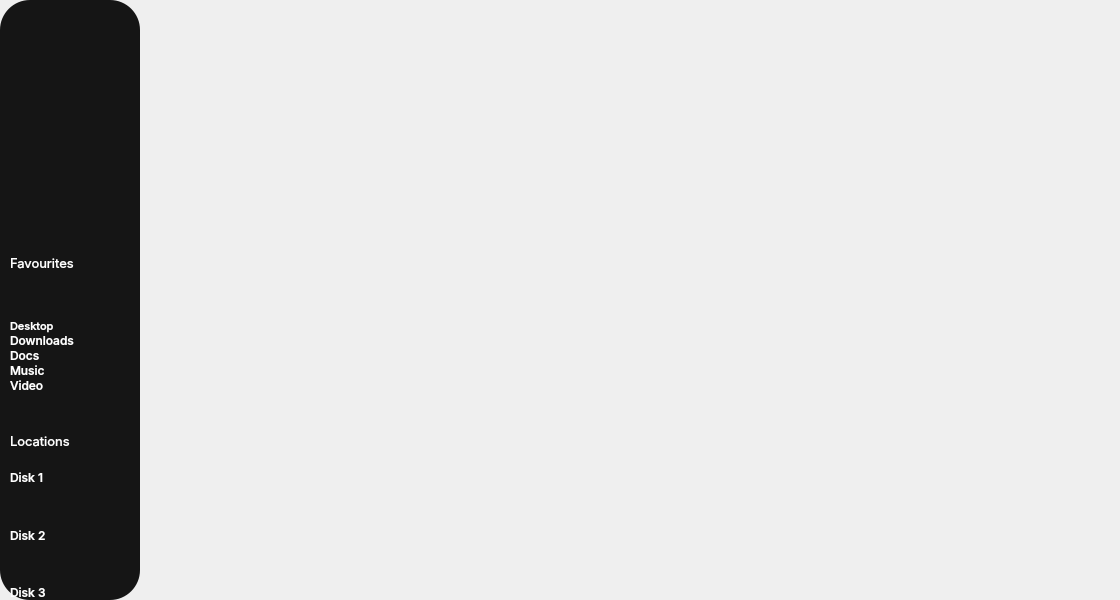
<?xml version="1.0" encoding="UTF-8"?>
<ui version="4.0">
 <class>MainWindow</class>
 <widget class="QMainWindow" name="MainWindow">
  <property name="enabled">
   <bool>true</bool>
  </property>
  <property name="geometry">
   <rect>
    <x>0</x>
    <y>0</y>
    <width>1120</width>
    <height>600</height>
   </rect>
  </property>
  <property name="sizePolicy">
   <sizepolicy hsizetype="Fixed" vsizetype="Fixed">
    <horstretch>0</horstretch>
    <verstretch>0</verstretch>
   </sizepolicy>
  </property>
  <property name="maximumSize">
   <size>
    <width>1120</width>
    <height>600</height>
   </size>
  </property>
  <property name="windowTitle">
   <string>FileManager</string>
  </property>
  <property name="windowIcon">
   <iconset resource="WindowIcon.qrc">
    <normaloff>:/new/windowIcon/Resources/Icons/windowIcon.png</normaloff>:/new/windowIcon/Resources/Icons/windowIcon.png</iconset>
  </property>
  <property name="styleSheet">
   <string notr="true">border-radius: 30% 30% 30% 30%
</string>
  </property>
  <property name="locale">
   <locale language="English" country="UnitedStates"/>
  </property>
  <widget class="QWidget" name="centralwidget">
   <layout class="QHBoxLayout" name="horizontalLayout" stretch="1,7">
    <property name="spacing">
     <number>0</number>
    </property>
    <property name="leftMargin">
     <number>0</number>
    </property>
    <property name="topMargin">
     <number>0</number>
    </property>
    <property name="rightMargin">
     <number>0</number>
    </property>
    <property name="bottomMargin">
     <number>0</number>
    </property>
    <item>
     <widget class="QFrame" name="frame">
      <property name="styleSheet">
       <string notr="true">QFrame#frame {
background-color: rgb(21,21,21);
}

QFrame{
background-color: transparent;
}</string>
      </property>
      <property name="frameShape">
       <enum>QFrame::StyledPanel</enum>
      </property>
      <property name="frameShadow">
       <enum>QFrame::Raised</enum>
      </property>
      <layout class="QVBoxLayout" name="verticalLayout">
       <property name="spacing">
        <number>20</number>
       </property>
       <property name="leftMargin">
        <number>0</number>
       </property>
       <property name="topMargin">
        <number>0</number>
       </property>
       <property name="rightMargin">
        <number>0</number>
       </property>
       <property name="bottomMargin">
        <number>0</number>
       </property>
       <item alignment="Qt::AlignLeft|Qt::AlignTop">
        <widget class="QFrame" name="frame_3">
         <property name="styleSheet">
          <string notr="true">background-color: transparent;</string>
         </property>
         <property name="frameShape">
          <enum>QFrame::StyledPanel</enum>
         </property>
         <property name="frameShadow">
          <enum>QFrame::Raised</enum>
         </property>
         <layout class="QHBoxLayout" name="horizontalLayout_2">
          <property name="leftMargin">
           <number>0</number>
          </property>
          <property name="topMargin">
           <number>0</number>
          </property>
          <property name="rightMargin">
           <number>0</number>
          </property>
          <property name="bottomMargin">
           <number>0</number>
          </property>
          <item>
           <widget class="QPushButton" name="closeButton">
            <property name="sizePolicy">
             <sizepolicy hsizetype="Minimum" vsizetype="Fixed">
              <horstretch>0</horstretch>
              <verstretch>0</verstretch>
             </sizepolicy>
            </property>
            <property name="cursor">
             <cursorShape>ArrowCursor</cursorShape>
            </property>
            <property name="acceptDrops">
             <bool>false</bool>
            </property>
            <property name="styleSheet">
             <string notr="true"/>
            </property>
            <property name="text">
             <string/>
            </property>
            <property name="icon">
             <iconset resource="WindowIcon.qrc">
              <normaloff>:/new/windowIcon/Resources/Icons/close.svg</normaloff>:/new/windowIcon/Resources/Icons/close.svg</iconset>
            </property>
           </widget>
          </item>
          <item>
           <widget class="QPushButton" name="maximizeButton">
            <property name="cursor">
             <cursorShape>ArrowCursor</cursorShape>
            </property>
            <property name="styleSheet">
             <string notr="true"/>
            </property>
            <property name="text">
             <string/>
            </property>
            <property name="icon">
             <iconset resource="WindowIcon.qrc">
              <normaloff>:/new/windowIcon/Resources/Icons/maximize.svg</normaloff>:/new/windowIcon/Resources/Icons/maximize.svg</iconset>
            </property>
           </widget>
          </item>
          <item>
           <widget class="QPushButton" name="minimizeButton">
            <property name="styleSheet">
             <string notr="true"/>
            </property>
            <property name="text">
             <string/>
            </property>
            <property name="icon">
             <iconset resource="WindowIcon.qrc">
              <normaloff>:/new/windowIcon/Resources/Icons/minimize.svg</normaloff>:/new/windowIcon/Resources/Icons/minimize.svg</iconset>
            </property>
           </widget>
          </item>
         </layout>
        </widget>
       </item>
       <item alignment="Qt::AlignLeft">
        <widget class="QFrame" name="frame_4">
         <property name="styleSheet">
          <string notr="true">QPushButton {
	background-color: &quot;transparent&quot;;
	color: white;
	text-align: left;
}

QPushButton::hover{
	color: gray;
}

QLabel{
	color: white;
}</string>
         </property>
         <property name="frameShape">
          <enum>QFrame::StyledPanel</enum>
         </property>
         <property name="frameShadow">
          <enum>QFrame::Raised</enum>
         </property>
         <layout class="QVBoxLayout" name="verticalLayout_2">
          <property name="spacing">
           <number>0</number>
          </property>
          <property name="leftMargin">
           <number>10</number>
          </property>
          <property name="topMargin">
           <number>0</number>
          </property>
          <property name="rightMargin">
           <number>0</number>
          </property>
          <property name="bottomMargin">
           <number>0</number>
          </property>
          <item>
           <widget class="QLabel" name="Favourites">
            <property name="font">
             <font>
              <family>Inter</family>
              <pointsize>10</pointsize>
              <weight>50</weight>
              <bold>false</bold>
             </font>
            </property>
            <property name="layoutDirection">
             <enum>Qt::LeftToRight</enum>
            </property>
            <property name="text">
             <string>Favourites</string>
            </property>
           </widget>
          </item>
          <item>
           <widget class="QPushButton" name="Desktop">
            <property name="font">
             <font>
              <family>Inter Medium</family>
              <pointsize>8</pointsize>
             </font>
            </property>
            <property name="styleSheet">
             <string notr="true"/>
            </property>
            <property name="text">
             <string>Desktop</string>
            </property>
            <property name="icon">
             <iconset resource="WindowIcon.qrc">
              <normaloff>:/new/windowIcon/Resources/Icons/desktop.svg</normaloff>:/new/windowIcon/Resources/Icons/desktop.svg</iconset>
            </property>
           </widget>
          </item>
          <item>
           <widget class="QPushButton" name="Downloads">
            <property name="font">
             <font>
              <family>Inter Medium</family>
             </font>
            </property>
            <property name="layoutDirection">
             <enum>Qt::LeftToRight</enum>
            </property>
            <property name="text">
             <string>Downloads</string>
            </property>
            <property name="icon">
             <iconset resource="WindowIcon.qrc">
              <normaloff>:/new/windowIcon/Resources/Icons/download.svg</normaloff>:/new/windowIcon/Resources/Icons/download.svg</iconset>
            </property>
           </widget>
          </item>
          <item>
           <widget class="QPushButton" name="Docs">
            <property name="font">
             <font>
              <family>Inter Medium</family>
             </font>
            </property>
            <property name="text">
             <string>Docs</string>
            </property>
            <property name="icon">
             <iconset resource="WindowIcon.qrc">
              <normaloff>:/new/windowIcon/Resources/Icons/desc.svg</normaloff>:/new/windowIcon/Resources/Icons/desc.svg</iconset>
            </property>
           </widget>
          </item>
          <item>
           <widget class="QPushButton" name="Music">
            <property name="font">
             <font>
              <family>Inter Medium</family>
             </font>
            </property>
            <property name="text">
             <string>Music</string>
            </property>
            <property name="icon">
             <iconset resource="WindowIcon.qrc">
              <normaloff>:/new/windowIcon/Resources/Icons/music.svg</normaloff>:/new/windowIcon/Resources/Icons/music.svg</iconset>
            </property>
           </widget>
          </item>
          <item>
           <widget class="QPushButton" name="Video">
            <property name="font">
             <font>
              <family>Inter Medium</family>
             </font>
            </property>
            <property name="text">
             <string>Video</string>
            </property>
            <property name="icon">
             <iconset resource="WindowIcon.qrc">
              <normaloff>:/new/windowIcon/Resources/Icons/video.svg</normaloff>:/new/windowIcon/Resources/Icons/video.svg</iconset>
            </property>
           </widget>
          </item>
         </layout>
        </widget>
       </item>
       <item alignment="Qt::AlignLeft">
        <widget class="QFrame" name="frame_5">
         <property name="styleSheet">
          <string notr="true">QPushButton {
	background-color: &quot;transparent&quot;;
	color: white;
	text-align: left;
}

QPushButton::hover{
	color: gray;
}

QLabel{
	color: white;
}</string>
         </property>
         <property name="frameShape">
          <enum>QFrame::StyledPanel</enum>
         </property>
         <property name="frameShadow">
          <enum>QFrame::Raised</enum>
         </property>
         <layout class="QVBoxLayout" name="verticalLayout_3">
          <property name="spacing">
           <number>0</number>
          </property>
          <property name="leftMargin">
           <number>10</number>
          </property>
          <property name="topMargin">
           <number>0</number>
          </property>
          <property name="rightMargin">
           <number>0</number>
          </property>
          <property name="bottomMargin">
           <number>0</number>
          </property>
          <item>
           <widget class="QLabel" name="Locations">
            <property name="font">
             <font>
              <family>Inter</family>
              <pointsize>10</pointsize>
             </font>
            </property>
            <property name="text">
             <string>Locations</string>
            </property>
           </widget>
          </item>
          <item alignment="Qt::AlignTop">
           <widget class="QPushButton" name="Disk1">
            <property name="enabled">
             <bool>true</bool>
            </property>
            <property name="font">
             <font>
              <family>Inter Medium</family>
             </font>
            </property>
            <property name="text">
             <string>Disk 1</string>
            </property>
            <property name="icon">
             <iconset resource="WindowIcon.qrc">
              <normaloff>:/new/windowIcon/Resources/Icons/hardDrive.svg</normaloff>:/new/windowIcon/Resources/Icons/hardDrive.svg</iconset>
            </property>
           </widget>
          </item>
          <item alignment="Qt::AlignTop">
           <widget class="QPushButton" name="Disk2">
            <property name="font">
             <font>
              <family>Inter Medium</family>
             </font>
            </property>
            <property name="text">
             <string>Disk 2</string>
            </property>
            <property name="icon">
             <iconset resource="WindowIcon.qrc">
              <normaloff>:/new/windowIcon/Resources/Icons/hardDrive.svg</normaloff>:/new/windowIcon/Resources/Icons/hardDrive.svg</iconset>
            </property>
           </widget>
          </item>
          <item>
           <widget class="QPushButton" name="Disk3">
            <property name="font">
             <font>
              <family>Inter Medium</family>
             </font>
            </property>
            <property name="text">
             <string>Disk 3</string>
            </property>
            <property name="icon">
             <iconset resource="WindowIcon.qrc">
              <normaloff>:/new/windowIcon/Resources/Icons/hardDrive.svg</normaloff>:/new/windowIcon/Resources/Icons/hardDrive.svg</iconset>
            </property>
           </widget>
          </item>
         </layout>
        </widget>
       </item>
      </layout>
     </widget>
    </item>
    <item>
     <layout class="QVBoxLayout" name="verticalLayout_4" stretch="1,20">
      <property name="spacing">
       <number>0</number>
      </property>
      <property name="sizeConstraint">
       <enum>QLayout::SetFixedSize</enum>
      </property>
      <item>
       <widget class="QFrame" name="frame_2">
        <property name="frameShape">
         <enum>QFrame::StyledPanel</enum>
        </property>
        <property name="frameShadow">
         <enum>QFrame::Raised</enum>
        </property>
        <layout class="QHBoxLayout" name="horizontalLayout_3" stretch="1,1,0,40">
         <property name="spacing">
          <number>0</number>
         </property>
         <property name="leftMargin">
          <number>0</number>
         </property>
         <property name="topMargin">
          <number>0</number>
         </property>
         <property name="rightMargin">
          <number>0</number>
         </property>
         <property name="bottomMargin">
          <number>0</number>
         </property>
         <item>
          <widget class="QPushButton" name="backButton">
           <property name="text">
            <string/>
           </property>
           <property name="icon">
            <iconset resource="WindowIcon.qrc">
             <normaloff>:/new/windowIcon/Resources/Icons/arrowBack.svg</normaloff>:/new/windowIcon/Resources/Icons/arrowBack.svg</iconset>
           </property>
          </widget>
         </item>
         <item>
          <widget class="QPushButton" name="nextButton">
           <property name="text">
            <string/>
           </property>
           <property name="icon">
            <iconset resource="WindowIcon.qrc">
             <normaloff>:/new/windowIcon/Resources/Icons/arrowForward.svg</normaloff>:/new/windowIcon/Resources/Icons/arrowForward.svg</iconset>
           </property>
          </widget>
         </item>
         <item>
          <spacer name="horizontalSpacer">
           <property name="orientation">
            <enum>Qt::Horizontal</enum>
           </property>
           <property name="sizeHint" stdset="0">
            <size>
             <width>40</width>
             <height>20</height>
            </size>
           </property>
          </spacer>
         </item>
         <item>
          <widget class="QLabel" name="pathLabel">
           <property name="font">
            <font>
             <family>Inter SemiBold</family>
             <pointsize>12</pointsize>
             <weight>75</weight>
             <bold>true</bold>
            </font>
           </property>
           <property name="styleSheet">
            <string notr="true">color: white;</string>
           </property>
           <property name="text">
            <string/>
           </property>
          </widget>
         </item>
        </layout>
       </widget>
      </item>
      <item>
       <widget class="QFrame" name="foldersFrame">
        <property name="frameShape">
         <enum>QFrame::StyledPanel</enum>
        </property>
        <property name="frameShadow">
         <enum>QFrame::Raised</enum>
        </property>
        <layout class="QHBoxLayout" name="horizontalLayout_4"/>
       </widget>
      </item>
     </layout>
    </item>
   </layout>
  </widget>
  <widget class="QMenuBar" name="menubar">
   <property name="geometry">
    <rect>
     <x>0</x>
     <y>0</y>
     <width>1120</width>
     <height>21</height>
    </rect>
   </property>
  </widget>
 </widget>
 <resources>
  <include location="WindowIcon.qrc"/>
 </resources>
 <connections/>
</ui>
